Frame 1 (no input): blank canvas, image omitted
Frame 60 (the mouse pressed at the canvas centre just before this capture): blank canvas, image omitted
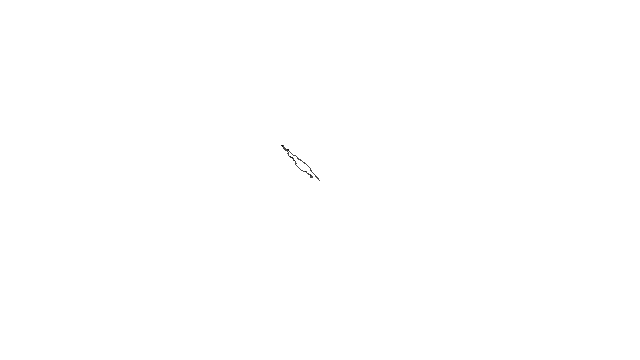
Frame 120 (the mouse held since frame 60 and released just before this capture)

The Processing sketch whose frames 1 and 60 were blank and that drew this single picture after the mouse press (run headless with seeded random() and noise(); from frame 60 on, the mouse is pressed at the canvas centre):

// Processing sketch: I_3_ExerciseRandomWalkChanceMoveTowardMouse
// ── I_3_ExerciseRandomWalkChanceMoveTowardMouse.pde
/*
Create a Random walker with dynamic probabilities.
For example, give it a 50% chance of movinf in the direction fo the mouse
*/

Walker w;
float restOfProbs = 0.5 / 4;

class Walker {
 int x;
 int y;
  
 Walker(){
   x = width/2;
   y = height/2;
 }
 
 void display(){
  stroke(0);
  point(x,y);
 }
 
 void step(){
   float r = random(1);
   if (r < 0.5)  { // 50 % chance of moving towards mouse
     if (mouseX > x) x++;
     else x--;
     if (mouseY > y) y++; 
     else y--;
   }
   else if (r < 0.5 + restOfProbs) x++; 
   else if (r < 0.5 + restOfProbs * 2) x--;
   else if (r < 0.5 + restOfProbs * 3) y++;
   else y--;
 }
}

void setup(){
 size(640, 360);
 w = new Walker();
 background(255);
}

void draw(){
 w.step(); 
 w.display();
}
